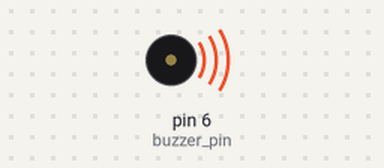
Simulated run of this sketch. Board: Arduino Uno, built with avr-gcc and run on an emulated ATmega328P. Shown: buzzer (waves = sounding).

Above: at 0.1 s.
Timing chart, 0 to 1.6 s (numbered marks = the images above):
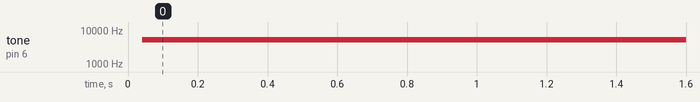

The sketch:

24_Passive_Buzzers_Intro.ino
```cpp
int buzzer_pin = 6;

int buzz_time1 = 1;
int buzz_time2 = 90;

void setup() {
  // put your setup code here, to run once:
  pinMode(buzzer_pin, OUTPUT);
}

void loop() {
  // put your main code here, to run repeatedly:

  digitalWrite(buzzer_pin, HIGH);
  delayMicroseconds(buzz_time2);
  digitalWrite(buzzer_pin, LOW);
  delayMicroseconds(buzz_time2);

}
```

Measured:
- by itself, tone on pin 6 (buzzer_pin): silent → 5236 Hz at 0.04 s
